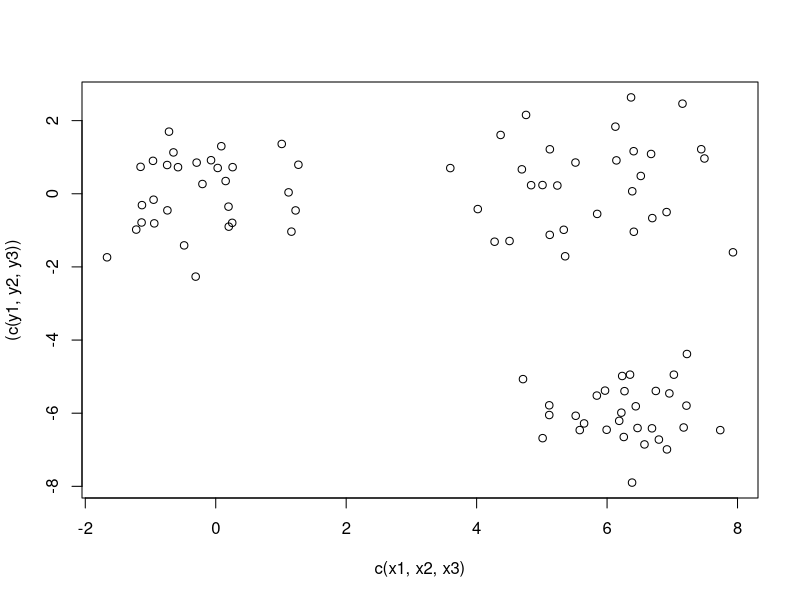

Write R code to recreate this figure.
set.seed(3)
n = 30
sep = 6

x1 = rnorm(n)
y1 = rnorm(n)

x2 = rnorm(n) + sep
y2 = rnorm(n) - sep

x3 = rnorm(n) + sep
y3 = rnorm(n)



plot(c(x1, x2, x3), (c(y1, y2, y3)))
